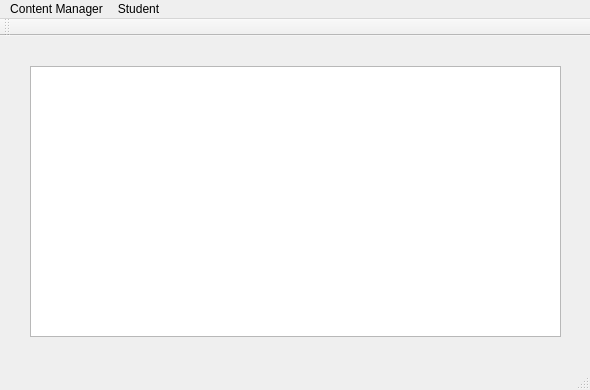
<?xml version="1.0" encoding="UTF-8"?>
<ui version="4.0">
 <class>MainWindow</class>
 <widget class="QMainWindow" name="MainWindow">
  <property name="geometry">
   <rect>
    <x>0</x>
    <y>0</y>
    <width>590</width>
    <height>390</height>
   </rect>
  </property>
  <property name="windowTitle">
   <string>cuTPS Client Test Cases</string>
  </property>
  <widget class="QWidget" name="centralWidget">
   <widget class="QListWidget" name="listWidget">
    <property name="geometry">
     <rect>
      <x>30</x>
      <y>30</y>
      <width>531</width>
      <height>271</height>
     </rect>
    </property>
   </widget>
  </widget>
  <widget class="QMenuBar" name="menuBar">
   <property name="geometry">
    <rect>
     <x>0</x>
     <y>0</y>
     <width>590</width>
     <height>24</height>
    </rect>
   </property>
   <widget class="QMenu" name="menuContent_Manager">
    <property name="title">
     <string>Content Manager</string>
    </property>
    <widget class="QMenu" name="menuCreate_Course">
     <property name="title">
      <string>Create Course</string>
     </property>
     <addaction name="actionContentManager_CreateCourse_nullcourse"/>
     <addaction name="actionContentManager_CreateCourse_validcourse"/>
    </widget>
    <widget class="QMenu" name="menuCreate_Textbook">
     <property name="title">
      <string>Create Textbook</string>
     </property>
     <addaction name="actionContentManager_CreateTextbook_nulltextbook"/>
     <addaction name="actionContentManager_CreateTextbook_withchaptersandsections"/>
    </widget>
    <widget class="QMenu" name="menuLink_Textbook">
     <property name="title">
      <string>Link Textbook</string>
     </property>
     <addaction name="actionContentManager_LinkTextbook_alreadylinked"/>
     <addaction name="actionContentManager_LinkTextbook_nulltextbook"/>
     <addaction name="actionContentManager_LinkTextbook_nullcourse"/>
     <addaction name="actionContentManager_LinkTextbook_validlink"/>
    </widget>
    <widget class="QMenu" name="menuView_Textbooks_by_Term">
     <property name="title">
      <string>View Textbooks by Term</string>
     </property>
     <addaction name="actionContentManager_ViewTextbooksByTerm_notextbooks"/>
     <addaction name="actionContentManager_ViewTextbooksByTerm_hastextbooks"/>
    </widget>
    <widget class="QMenu" name="menuView_Courses">
     <property name="title">
      <string>View Courses</string>
     </property>
     <addaction name="actionContentManager_ViewCourses_nocourses"/>
     <addaction name="actionContentManager_ViewCourses_hascourses"/>
    </widget>
    <addaction name="menuCreate_Course"/>
    <addaction name="menuCreate_Textbook"/>
    <addaction name="menuLink_Textbook"/>
    <addaction name="menuView_Textbooks_by_Term"/>
    <addaction name="menuView_Courses"/>
   </widget>
   <widget class="QMenu" name="menuStudent">
    <property name="title">
     <string>Student</string>
    </property>
    <widget class="QMenu" name="menuStudentViewTextbooks_unenrolled">
     <property name="title">
      <string>View Textbooks</string>
     </property>
     <addaction name="actionStudent_ViewTextbooks_unenrolled"/>
     <addaction name="actionStudent_ViewTextbooks_notextbooks"/>
     <addaction name="actionStudent_ViewTextbooks_hastextbooks"/>
    </widget>
    <widget class="QMenu" name="menuView_Shopping_Cart">
     <property name="title">
      <string>View Shopping Cart</string>
     </property>
     <addaction name="actionViewShoppingCart_hasitems"/>
     <addaction name="actionViewShoppingCart_noitems"/>
    </widget>
    <widget class="QMenu" name="menuEmpty_Shopping_Cart">
     <property name="title">
      <string>Empty Shopping Cart</string>
     </property>
     <addaction name="actionStudent_EmptyShoppingCart_hasitems"/>
     <addaction name="actionStudent_EmptyShoppingCart_noitems"/>
    </widget>
    <widget class="QMenu" name="menuAdd_Content">
     <property name="title">
      <string>Add Content</string>
     </property>
     <addaction name="actionStudent_AddContent_nullitem"/>
     <addaction name="actionStudent_AddContent_Textbook"/>
     <addaction name="actionStudent_AddContent_Chapter"/>
     <addaction name="actionStudent_AddContent_Section"/>
     <addaction name="actionStudent_AddContent_multipleitems"/>
     <addaction name="actionStudent_AddContent_invalidnumofitems"/>
    </widget>
    <widget class="QMenu" name="menuGet_Existing_Billing_Information">
     <property name="title">
      <string>Get Existing Billing Information</string>
     </property>
     <addaction name="actionStudent_GetExistingBillingInformation_hasinfo"/>
     <addaction name="actionStudent_GetExistingBillingInformation_noinfo"/>
    </widget>
    <widget class="QMenu" name="menuSave_Billing_Information">
     <property name="title">
      <string>Save Billing Information</string>
     </property>
     <addaction name="actionStudent_SaveBillingInformation_invalidformat"/>
     <addaction name="actionStudent_SaveBillingInformation_validformat"/>
     <addaction name="actionStudent_SaveBillingInformation_hasinfo"/>
    </widget>
    <addaction name="menuStudentViewTextbooks_unenrolled"/>
    <addaction name="menuView_Shopping_Cart"/>
    <addaction name="menuEmpty_Shopping_Cart"/>
    <addaction name="menuAdd_Content"/>
    <addaction name="menuGet_Existing_Billing_Information"/>
    <addaction name="menuSave_Billing_Information"/>
   </widget>
   <addaction name="menuContent_Manager"/>
   <addaction name="menuStudent"/>
  </widget>
  <widget class="QToolBar" name="mainToolBar">
   <attribute name="toolBarArea">
    <enum>TopToolBarArea</enum>
   </attribute>
   <attribute name="toolBarBreak">
    <bool>false</bool>
   </attribute>
  </widget>
  <widget class="QStatusBar" name="statusBar"/>
  <action name="actionViewShoppingCart_hasitems">
   <property name="text">
    <string>Shopping Cart has items</string>
   </property>
  </action>
  <action name="actionViewShoppingCart_noitems">
   <property name="text">
    <string>Shopping Cart is empty</string>
   </property>
  </action>
  <action name="actionStudent_ViewTextbooks_unenrolled">
   <property name="text">
    <string>Student is not enrolled in any courses</string>
   </property>
  </action>
  <action name="actionStudent_ViewTextbooks_notextbooks">
   <property name="text">
    <string>Student is enrolled but has no textbooks</string>
   </property>
  </action>
  <action name="actionStudent_ViewTextbooks_hastextbooks">
   <property name="text">
    <string>Student has textbooks</string>
   </property>
  </action>
  <action name="actionStudent_EmptyShoppingCart_hasitems">
   <property name="text">
    <string>Shopping cart contains items</string>
   </property>
  </action>
  <action name="actionStudent_EmptyShoppingCart_noitems">
   <property name="text">
    <string>Shopping cart is already empty</string>
   </property>
  </action>
  <action name="actionStudent_AddContent_nullitem">
   <property name="text">
    <string>Adding a NULL item</string>
   </property>
  </action>
  <action name="actionStudent_AddContent_Textbook">
   <property name="text">
    <string>Adding a Textbook</string>
   </property>
  </action>
  <action name="actionStudent_AddContent_Chapter">
   <property name="text">
    <string>Adding a Chapter</string>
   </property>
  </action>
  <action name="actionStudent_AddContent_Section">
   <property name="text">
    <string>Adding a Section</string>
   </property>
  </action>
  <action name="actionStudent_AddContent_multipleitems">
   <property name="text">
    <string>Adding multiple items</string>
   </property>
  </action>
  <action name="actionStudent_AddContent_invalidnumofitems">
   <property name="text">
    <string>Adding invalid number of items</string>
   </property>
  </action>
  <action name="actionStudent_GetExistingBillingInformation_hasinfo">
   <property name="text">
    <string>Student has existing billing information</string>
   </property>
  </action>
  <action name="actionStudent_GetExistingBillingInformation_noinfo">
   <property name="text">
    <string>Student has no existing billing information</string>
   </property>
  </action>
  <action name="actionStudent_SaveBillingInformation_invalidformat">
   <property name="text">
    <string>Billing information has invalid format</string>
   </property>
  </action>
  <action name="actionStudent_SaveBillingInformation_validformat">
   <property name="text">
    <string>Billing information has valid format</string>
   </property>
  </action>
  <action name="actionStudent_SaveBillingInformation_hasinfo">
   <property name="text">
    <string>Student has existing billing information</string>
   </property>
  </action>
  <action name="actionContentManager_CreateCourse_nullcourse">
   <property name="text">
    <string>Creating a NULL course</string>
   </property>
  </action>
  <action name="actionContentManager_CreateCourse_validcourse">
   <property name="text">
    <string>Creating a course</string>
   </property>
  </action>
  <action name="actionContentManager_CreateTextbook_nulltextbook">
   <property name="text">
    <string>Creating a NULL textbook</string>
   </property>
  </action>
  <action name="actionContentManager_CreateTextbook_withchaptersandsections">
   <property name="text">
    <string>Creating a textbook with chapters and sections</string>
   </property>
  </action>
  <action name="actionContentManager_LinkTextbook_alreadylinked">
   <property name="text">
    <string>Textbook is already linked to the course</string>
   </property>
  </action>
  <action name="actionContentManager_LinkTextbook_nulltextbook">
   <property name="text">
    <string>Textbook is NULL</string>
   </property>
  </action>
  <action name="actionContentManager_LinkTextbook_nullcourse">
   <property name="text">
    <string>Course is NULL</string>
   </property>
  </action>
  <action name="actionContentManager_LinkTextbook_validlink">
   <property name="text">
    <string>Textbook is not linked</string>
   </property>
  </action>
  <action name="actionContentManager_ViewTextbooksByTerm_notextbooks">
   <property name="text">
    <string>No textbooks in database</string>
   </property>
  </action>
  <action name="actionContentManager_ViewTextbooksByTerm_hastextbooks">
   <property name="text">
    <string>Textbooks in database</string>
   </property>
  </action>
  <action name="actionContentManager_ViewCourses_nocourses">
   <property name="text">
    <string>No courses in database</string>
   </property>
  </action>
  <action name="actionContentManager_ViewCourses_hascourses">
   <property name="text">
    <string>Courses in database</string>
   </property>
  </action>
 </widget>
 <layoutdefault spacing="6" margin="11"/>
 <resources/>
 <connections/>
</ui>
